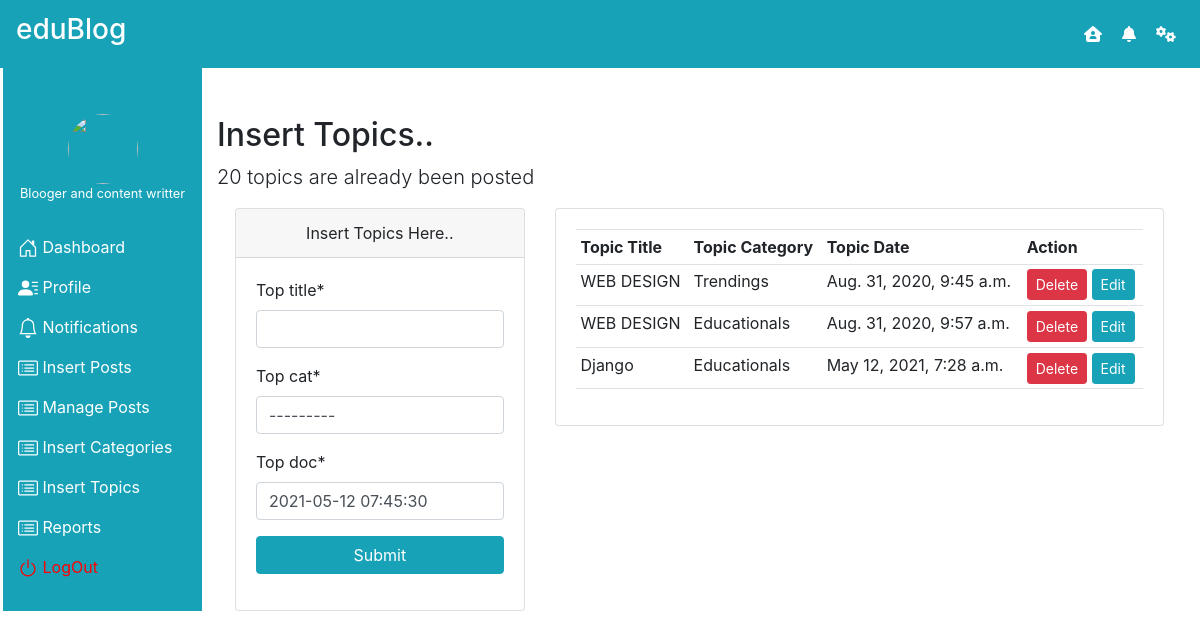
The app's page /user_insert_topic with its own data.
### datawork/models.py (models this page shows, shortened)
class Topic(models.Model):
    top_id = models.AutoField(primary_key=True)
    top_title = models.CharField(max_length=200)
    top_cat = models.ForeignKey(Category, on_delete=models.CASCADE)
    top_doc = models.DateTimeField(default=timezone.now)

class Category(models.Model):
    cat_id = models.AutoField(primary_key=True)
    cat_title = models.CharField(max_length=200)
    cat_doc = models.DateTimeField(default=timezone.now)
    def __str__(self):
        return self.cat_title

### datawork/views.py (the view)
# urls.py: path('user_insert_topic', views.user_insert_topic, name="insert_topic"),
def user_insert_topic(r):
    log = get_user(r)
    form = TopicForms(r.POST or None)
    if r.method == "POST":
        if form.is_valid():
            form.save()
            return redirect(user_insert_topic)
    return render(r, "user/insert_topic.html", {
        "form": form,
        "topic": Topic.objects.all(),
        "user":log,
    })

### datawork/forms.py
class TopicForms(forms.ModelForm):
    class Meta:
        model = Topic
        fields = '__all__'

### datawork/views.py (called while the page is built)
def get_user(r):
    if r.session.has_key('logins'):
        return NewUser.objects.get(nu_name=r.session['logins'])

### templates/user/insert_topic.html (shortened to what this page needs)
{% extends 'user/base.html' %}
{% load static %}
{% block insert_topic %}
    <div class="col-lg-10 mt-5">
        <h2>Insert Topics..</h2>
        <p class="lead">20 topics are already been posted</p>
        <div class="container">
            <div class="row">
                <div class="col-lg-4">
                    <div class="card">
                        <div class="card-header text-center">Insert Topics Here..</div>
                        <div class="card-body">
                            {% load crispy_forms_tags %}
                            <form action="{% url "insert_topic" %}" method="post">
                                {{ form|crispy }}
                                <div class="form-group">
                                    <input type="submit" class="btn btn-info btn-block">
                                </div>
                            </form>
                        </div>
                    </div>
                </div>
                <div class="col-lg-8">
                    <div class="card">
                        <div class="card-body">
                            <table class="table table-sm table-hover table-stripped">
                                <tr>
                                    <th>Topic Title</th>
                                    <th>Topic Category</th>
                                    <th>Topic Date</th>
                                    <th>Action</th>
                                </tr>
                                {% for foo in topic %}
                                    <tr>
                                        <td>{{ foo.top_title }}</td>
                                        <td>{{ foo.top_cat }}</td>
                                        <td>{{ foo.top_doc }}</td>
                                        <td>
                                            <a href="" class="btn btn-sm btn-danger">Delete</a>
                                            <a href="" class="btn btn-sm btn-info">Edit</a>
                                        </td>
                                    </tr>
                                {% endfor %}
                            </table>
                        </div>
                    </div>
                </div>
            </div>
        </div>
    </div>
{% endblock %}

### templates/user/base.html (style rules this page uses)
.row { display: flex; flex-wrap: wrap; margin-right: -.75rem; margin-left: -.75rem; }

### records on screen
Topic: top_title "WEB DESIGN", top_cat "Trendings", top_doc "Aug. 31, 2020, 9:45 a.m."
Topic: top_title "WEB DESIGN", top_cat "Educationals", top_doc "Aug. 31, 2020, 9:57 a.m."
Topic: top_title "Django", top_cat "Educationals", top_doc "May 12, 2021, 7:28 a.m."
